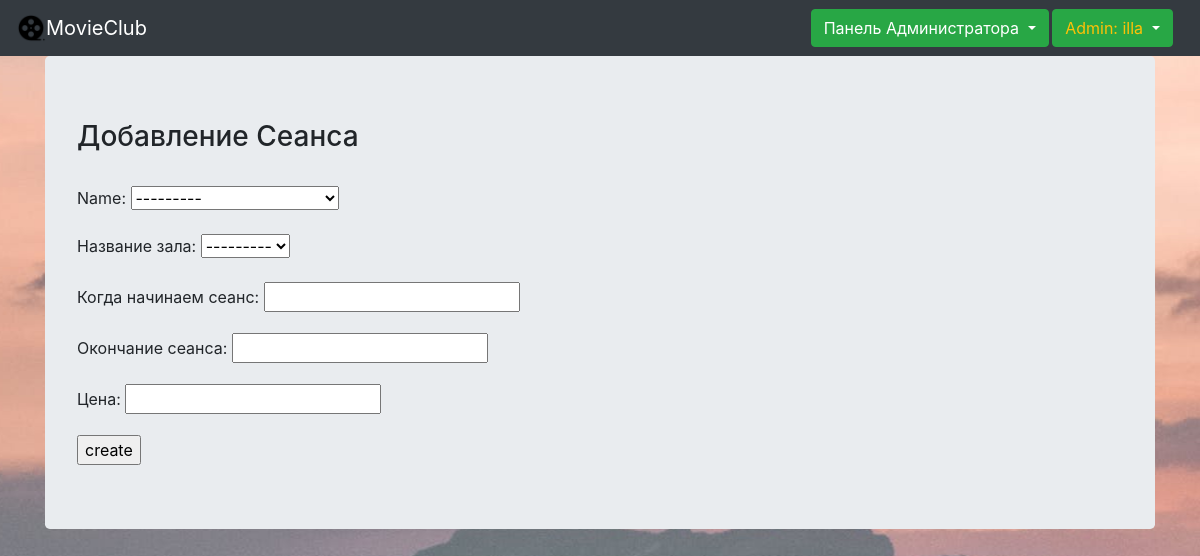
/create_session/ (signed in), run on an earlier commit of the app's database.
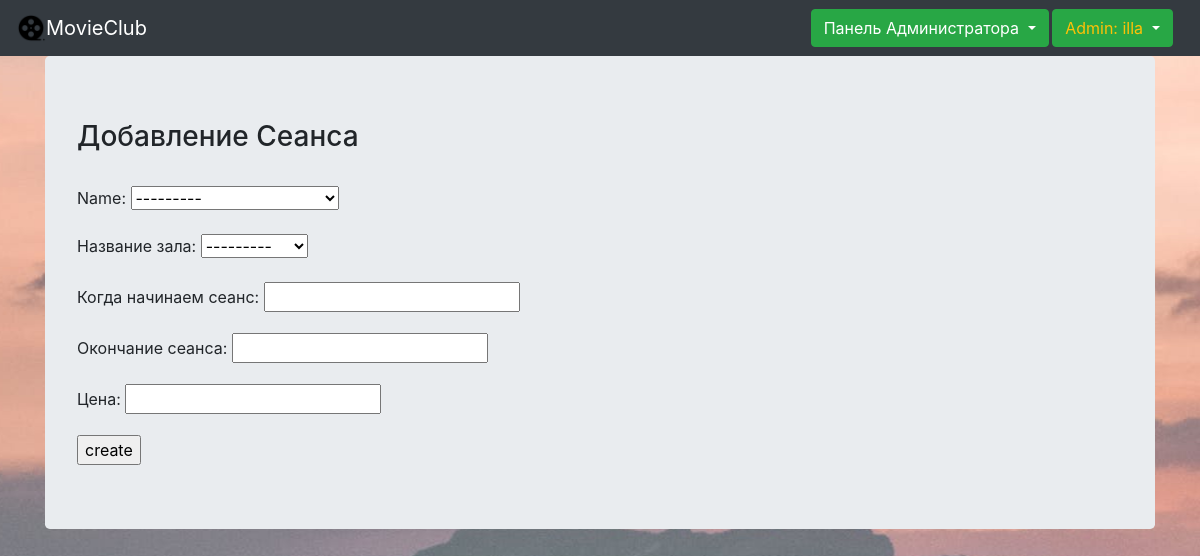
And on a later commit of the database.
### authorization/models.py (models this page shows)
class User(AbstractUser):
    image = models.ImageField(verbose_name="Аватарка", default='default.jpg', upload_to='profile_pics')
    money = models.PositiveIntegerField(verbose_name="Деньги", help_text="Сколько денег добавить пользователю?",
                                        blank=True, null=True)

### movie/models.py (models this page shows)
class Movie(models.Model):
    Category = [
        ('Ужасы', 'Ужасы'),
        ('Комедия', 'Комедия'),
        ('Боевик', 'Боевик'),
        ('Драма', 'Драма'),
        ('Детектив', 'Детектив'),
        ('Фентези', 'Фентези')
    ]
    name = models.CharField(verbose_name="Название", max_length=64, null=False)
    description = models.TextField(verbose_name="Описание", max_length=3000)
    category = models.CharField(verbose_name="Категория", max_length=120, choices=Category)
    poster = models.ImageField(verbose_name="Постер", upload_to='image')
    year = models.PositiveIntegerField(verbose_name="Дата выхода", default=2020)
    url = models.SlugField(max_length=130, unique=True)
    youtube = models.URLField(default="https://www.youtube.com/embed/49s0cTx2C4M", null=True)
    def __str__(self):
        return f"{self.name}"

class MovieRoom(models.Model):
    room_name = models.CharField(max_length=120)
    room_size = models.PositiveIntegerField(blank=True)
    def __str__(self):
        return f"{self.room_name} - {self.room_size}"

### movie/views.py (the view)
class CreateSession(CreateView, LoginRequiredMixin):
    model = Session
    template_name = 'movie/create_session.html'
    form_class = SessionForm
    http_method_names = ['post', 'get']
    success_url = '/'
    login_url = '/login'
    def dispatch(self, request, *args, **kwargs):
        if (not request.user.is_authenticated) or (not request.user.is_superuser):
            return self.handle_no_permission()
        return super().dispatch(request, *args, **kwargs)

### movie/forms.py
class SessionForm(ModelForm):
    class Meta:
        model = Session
        fields = (
            'name',
            'room_name',
            'start',
            'end',
            'price',
        )

### templates/movie/create_session.html (shortened to what this page needs)
{% extends 'base.html' %}
{% block content %}
    <div class="container">
        <div class="jumbotron"><h3>Добавление Сеанса</h3><br>
<form action=" {% url 'create_session' %} " method="post">
    {{ form.as_p }}
    <input type="submit" value="create">
</form>
        </div>
    </div>
{% endblock %}

### templates/base.html (shortened to what this page needs)
<!DOCTYPE html>
<html lang="en">
<head>
    {% load static %}
    <link rel="stylesheet" href="https://stackpath.bootstrapcdn.com/bootstrap/4.4.1/css/bootstrap.min.css"
>
    <link rel="stylesheet" href="{% static 'css/bg.css' %}"/>
</head>
<body>
<nav class="navbar navbar-expand-lg navbar-dark bg-dark">
    <img src="../media/bg.png" width="30" height="30">
    <a class="navbar-brand" href="{% url 'home' %}">MovieClub</a>
    <div class="collapse navbar-collapse" id="navbarSupportedContent">
    <div class="row">
        <div class="col-md-7">
        {% if request.user.is_superuser %}
        <div class="btn-group">
            <button type="button" class="btn btn-success dropdown-toggle" data-toggle="dropdown" aria-haspopup="true"
                    aria-expanded="false">
                Панель Администратора
            </button>
        </div>
    {% endif %}
    </div>
    <div class="col">
        {% if user.is_authenticated %}
            <div class="btn-group">
                <button type="button" class="btn btn-success dropdown-toggle" data-toggle="dropdown"
                        aria-haspopup="true" aria-expanded="false">
                    {% if request.user.is_superuser %}
                        <a class="text-warning">Admin: {{ user.username }}</a>
                    {% else %}
                        <a class="text-warning">User: {{ user.username }}</a>
                    {% endif %}
                </button>
            </div>
        {% endif %}
    </div>
    </div>
</nav>
{% block content %}
{% endblock %}
</body>
</html>

### static/css/bg.css (style rules this page uses)
body { height: 100%; background: url("media/bg.jpg") no-repeat center center fixed; }

What changed in the data, as far as the page shows it:
added MovieRoom: room_name "---------"
Also different on the page:
form field room_name: "---------" → (not shown)
